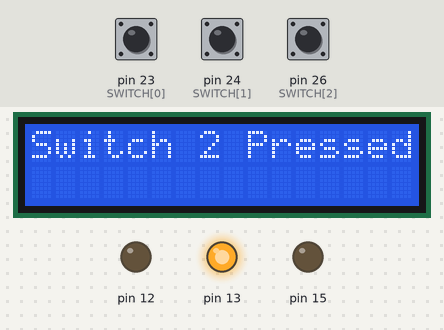
Recording of a program running on a simulated Raspberry Pi (header pin numbers). Parts: 16×2 character LCD, output pins drawn as LEDs (lit = HIGH). The test bench sets the inputs (shaded band); at power-on: pin 26 (SWITCH[2]) HIGH, pin 23 (SWITCH[0]) HIGH, pin 24 (SWITCH[1]) HIGH. Threads take turns every 2 ms; pins used as bus, display or sensor lines are not drawn.

Above: at 2.82 s.
At 5.49 s:
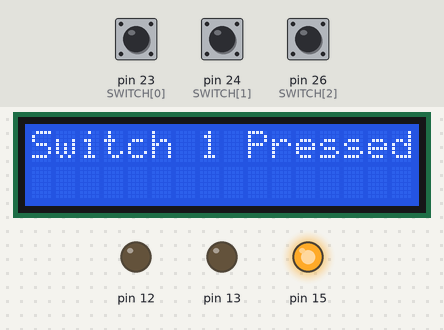
5.9 s: pin 26 (SWITCH[2]) pulled LOW for 3 s
At 8.7 s:
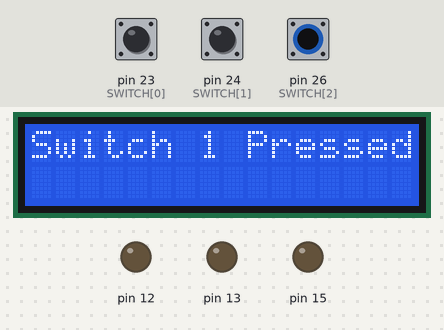
Timing chart, 0 to 16.5 s (numbered marks = the images above; inputs shaded):
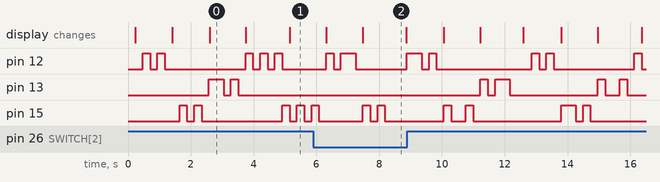

Measured:
- what the display in image 0 shows lasts 1.1 s, from 2.6 s to 3.7 s
- what the display in image 2 shows lasts 1.4 s, from 7.5 s to 8.9 s

The program:

humble.py
```python
"""
Code to drive custom built UI using humble pi board. The UI currently
consists of a 16x2 LCD along with three buttons and three leds.
"""
import RPi.GPIO as GPIO
import time
import threading

# Using pins as simple GPIO

RED = 12 #(GPIO1)
YELLOW = 13 #(GPIO2)
GREEN = 15 #(GPIO3)
LED = {'red': 12,
       'yellow': 13,
       'green': 15
       }
SWITCH = [23,24,26]
#SWITCH1 = 23 #(SPI1)
#SWITCH2= 24 #(SPI0)
#SWITCH3 = 26 #(SCLK)

RS = 16 #(GPIO4)
E = 18 #(GPIO5)
D4 = 22 #(GPIO6)
D5 = 7 #(GPIO7)
D6 = 19 #(MOSI)
D7 = 21 #(MISO)

# LCD device constants. Change these for different display size.
WIDTH = 20    # Maximum characters per line
CHR = True
CMD = False
LINE = [0x80,0xC0,0x94,0xD4] # LCD RAM addresses
LINES = 4
# Update speed for display polling
DISPLAYSLEEP = 0.2

# Scrolling speed for display
SCROLL = 0.4

# Timing constants
E_PULSE = 0.00005
E_DELAY = 0.00005

def write_pin(pin,value):
  GPIO.output(pin,value)

def switch(n):
  return GPIO.input(SWITCH[n])

def led(colour, value):
  GPIO.output(LED[colour], value)


def init():
  GPIO.setmode(GPIO.BOARD)       # Use BCM GPIO numbers. Should work across revisions

  for i in range(0,len(SWITCH)):
    GPIO.setup(SWITCH[i], GPIO.IN)  #

  for k in LED.keys():
    GPIO.setup(LED[k], GPIO.OUT)  # RED

  GPIO.setup(E, GPIO.OUT)  # E
  GPIO.setup(RS, GPIO.OUT) # RS
  GPIO.setup(D4, GPIO.OUT) # DB4
  GPIO.setup(D5, GPIO.OUT) # DB5
  GPIO.setup(D6, GPIO.OUT) # DB6
  GPIO.setup(D7, GPIO.OUT) # DB7

  byte(0x33,CMD)
  byte(0x32,CMD)
  byte(0x28,CMD)
  byte(0x0C,CMD)
  byte(0x06,CMD)
  byte(0x01,CMD)

def display(message):
    # Send string to display
    message = message.ljust(WIDTH," ")

    for i in range(WIDTH):
        byte(ord(message[i]),CHR)

def byte(bits, mode):
    # Send byte to data pins
    # bits = data
    # mode = 1 for character
    #        0 for command

    write_pin(RS, mode) # RS

    # High bits
    write_pin(D4, False)
    write_pin(D5, False)
    write_pin(D6, False)
    write_pin(D7, False)
    if bits&0x10==0x10:
        write_pin(D4, True)
    if bits&0x20==0x20:
        write_pin(D5, True)
    if bits&0x40==0x40:
        write_pin(D6, True)
    if bits&0x80==0x80:
        write_pin(D7, True)

    # Toggle 'Enable' pin
    time.sleep(E_DELAY)
    write_pin(E, True)
    time.sleep(E_PULSE)
    write_pin(E, False)
    time.sleep(E_DELAY)

    # Low bits
    write_pin(D4, False)
    write_pin(D5, False)
    write_pin(D6, False)
    write_pin(D7, False)
    if bits&0x01==0x01:
        write_pin(D4, True)
    if bits&0x02==0x02:
        write_pin(D5, True)
    if bits&0x04==0x04:
        write_pin(D6, True)
    if bits&0x08==0x08:
        write_pin(D7, True)

    # Toggle 'Enable' pin
    time.sleep(E_DELAY)
    write_pin(E, True)
    time.sleep(E_PULSE)
    write_pin(E, False)
    time.sleep(E_DELAY)

def line(l, message):
#    print str(l) + ":" + message + "|"
    byte(LINE[l], CMD)
    display(message)

def scroll(l, message):
    message = (' ' * 16) + message
    while len(message) != 0:
        message = message[1:]
        line(l, message)
        time.sleep(SCROLL)


def main():
  """
  Test Code
  """
  hdt = HumbleDisplayThread(data)
  hdt.start()

  data.setLine(0,"Hello")
  data.setLed('red',False)
  data.setLed('green',False)
  data.setLed('yellow',False)
  while(True):
    if (switch(0)):
      data.setLine(0,"Switch 0 Pressed")
      for i in range(0,3):
        data.setLed('red',True)
        time.sleep(0.2)
        data.setLed('red',False)
        time.sleep(0.2)
    if (switch(1)):
      data.setLine(0,"Switch 1 Pressed")
      for i in range(0,3):
        data.setLed('green',True)
        time.sleep(0.2)
        data.setLed('green',False)
        time.sleep(0.2)
    if (switch(2)):
      data.setLine(0,"Switch 2 Pressed")
      for i in range(0,3):
        data.setLed('yellow', True)
        time.sleep(0.2)
        data.setLed('yellow',False)
        time.sleep(0.2)
    time.sleep(0.1)

class HumbleData():
  def __init__(self):
    self.line = ["","","",""]
    self.scroll = [False,False,False,False]
    self.led = {'red': False,
                'yellow': False,
                'green': False}
  def getLine(self,n):
    return self.line[n]

  def setLine(self,n,content):
    self.line[n] = content

  def getScroll(self,n):
    return self.scroll[n]

  def setScroll(self,n,value):
    self.scroll[n] = value

  def getLed(self,colour):
    return self.led[colour]

  def setLed(self,colour,value):
    self.led[colour] = value

data = HumbleData()

class HumbleDisplayThread(threading.Thread):
  def __init__(self, hd):
    threading.Thread.__init__(self)
    self.data = hd
    self.daemon = True
    self.carryOn = True

  def done(self):
      self.carryOn = False

  def run(self):
    while (self.carryOn):
      time.sleep(DISPLAYSLEEP)
      for i in range(LINES):
        if (self.data.getScroll(i)):
          scroll(i,self.data.getLine(i))
        else:
          line(i,self.data.getLine(i))
      for k in LED.keys():
        led(k,self.data.getLed(k))

if __name__ == '__main__':
  init()
  main()
```
